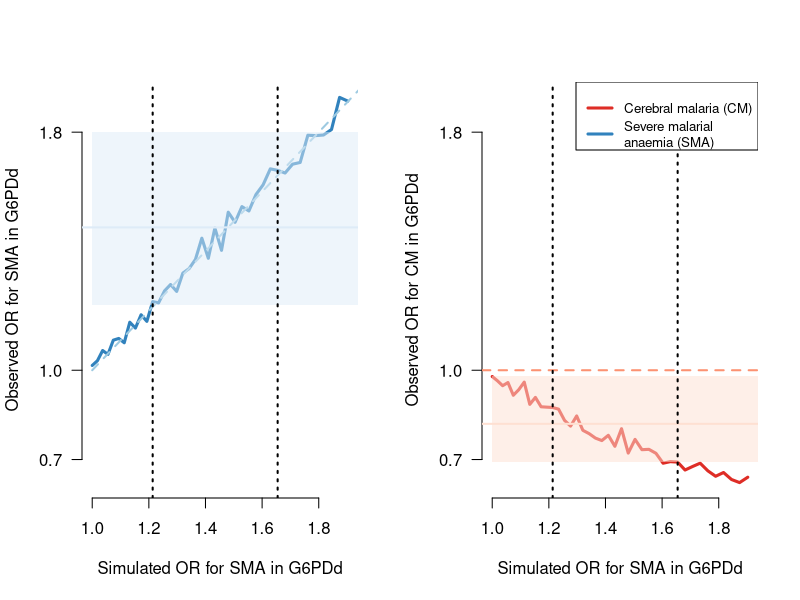

The R script that drew this image:
## ---- chunk 1
knitr::opts_chunk$set(cache = TRUE, cache.comments = FALSE, 
                      echo = TRUE, include = TRUE, 
                      fig.width = 7, fig.height = 7,
                      fig.pos = 'H', 
                      dev = 'png', dpi = 300)
## ---- chunk 2
require(RColorBrewer)
## ---- chunk 3
# The `free' parameter:
# The Probability of being anaemic if you are G6PD deficient
P_anaemia_def = 0.3 

# These are taken from Clark
P_anaemia = 0.24 # the overall (marginal) probability of being anaemic in Clark data
P_G6PDdef = 0.15 # the probability of being deficient
P_coma = 0.34 # the overall (marginal) probability of having coma in Clark data

# We solve the equation to work out the Probability of being anaemic if you are G6PD normal
# This is dependent on the previous probabilities (simple algebra)
P_anaemia_norm = (P_anaemia - P_G6PDdef*P_anaemia_def)/(1-P_G6PDdef)
writeLines(paste('Probability of anaemia if G6PD normal:',round(P_anaemia_norm,2)))
writeLines(paste('Probability of anaemia if G6PD deficient:',P_anaemia_def))
## ---- chunk 4
# The number of malaria patients
N = 10^4
# We assume that G6PD status and Coma status are independent
G6PDstatus = sample(c('Normal','Def'), size = N, replace = T, prob = c(1-P_G6PDdef, P_G6PDdef))
Comastatus = sample(c('No Coma','Coma'), size = N, replace = T, prob = c(1-P_coma, P_coma))
# Generate anaemia status dependent on G6PD status
Anaemiastatus = unlist(sapply(G6PDstatus, function(x){
  if(x=='Normal') {
    y=sample(x = c('No Anaemia','Anaemia'), size = 1, 
             replace = T, prob = c(1-P_anaemia_norm,P_anaemia_norm))
  } 
  if(x=='Def') {
    y=sample(x = c('No Anaemia','Anaemia'), size = 1, 
             replace = T, prob = c(1-P_anaemia_def,P_anaemia_def))
  }
  return(y)}
))
## ---- chunk 5
study_patients = which(Comastatus=='Coma' | Anaemiastatus == 'Anaemia')
Study_dat = data.frame(Coma = Comastatus[study_patients],
                       G6PD = G6PDstatus[study_patients],
                       Anaemia = Anaemiastatus[study_patients])
Nstudy = nrow(Study_dat)
writeLines(paste('This selects:', round(100*Nstudy/N),'% of individuals'))
## ---- chunk 6
writeLines('Overall we see (%):')
round(100*table(Study_dat$G6PD)/Nstudy)
## ---- chunk 7
writeLines('\nIn the G6PD normal group we see (%):')
round(100*table(Study_dat$Coma[Study_dat$G6PD == 'Normal'])/sum(Study_dat$G6PD == 'Normal'))
writeLines('\nIn the G6PD deficient group we see (%):')
round(100*table(Study_dat$Coma[Study_dat$G6PD == 'Def'])/sum(Study_dat$G6PD == 'Def'))
## ---- chunk 8
O1 = sum(Study_dat$Coma=='Coma' & Study_dat$G6PD=='Normal')/sum(Study_dat$Coma=='No Coma' & Study_dat$G6PD=='Normal')
O2 = sum(Study_dat$Coma=='Coma' & Study_dat$G6PD=='Def')/sum(Study_dat$Coma=='No Coma' & Study_dat$G6PD=='Def')
O2/O1
## ---- chunk 9
writeLines('\nIn the G6PD normal group we see (%):')
round(100*table(Study_dat$Anaemia[Study_dat$G6PD == 'Normal'])/sum(Study_dat$G6PD == 'Normal'))
writeLines(paste('\nThe true proportions are (%):', 
                 round(100*P_anaemia_norm),'and', round(100*(1-P_anaemia_norm)) ))
## ---- chunk 10
writeLines('\nIn the G6PD deficient group we see (%):')
round(100*table(Study_dat$Anaemia[Study_dat$G6PD == 'Def'])/sum(Study_dat$G6PD == 'Def'))
writeLines(paste('\nThe true proportions are (%):', 
                 round(100*P_anaemia_def),'and', round(100*(1-P_anaemia_def)) ))
## ---- chunk 11
O1 = sum(Study_dat$Anaemia=='Anaemia' & Study_dat$G6PD=='Normal')/sum(Study_dat$Anaemia=='No Anaemia' & Study_dat$G6PD=='Normal')
O2 = sum(Study_dat$Anaemia=='Anaemia' & Study_dat$G6PD=='Def')/sum(Study_dat$Anaemia=='No Anaemia' & Study_dat$G6PD=='Def')
O2/O1
## ---- chunk 12
# The number of malaria patients
N = 10^5
PIs = seq(P_anaemia, 0.35, length.out = 40)
ORcoma = ORanaemia = array(dim=length(PIs))
TrueOR_anaemia = array(dim=length(PIs))
for(i in 1:length(PIs)){
  P_anaemia_def = PIs[i] 
  P_anaemia_norm = (P_anaemia - P_G6PDdef*P_anaemia_def)/(1-P_G6PDdef)
  
  # We assume that G6PD status and Coma status are independent
  G6PDstatus = sample(c('Normal','Def'), size = N, replace = T, 
                      prob = c(1-P_G6PDdef, P_G6PDdef))
  Comastatus = sample(c('No Coma','Coma'), size = N, replace = T, 
                      prob = c(1-P_coma, P_coma))
  # Generate anaemia status dependent on G6PD status
  Anaemiastatus = unlist(sapply(G6PDstatus, function(x){
    if(x=='Normal') {
      y=sample(x = c('No Anaemia','Anaemia'), size = 1, 
               replace = T, prob = c(1-P_anaemia_norm,P_anaemia_norm))
    } 
    if(x=='Def') {
      y=sample(x = c('No Anaemia','Anaemia'), size = 1, 
               replace = T, prob = c(1-P_anaemia_def,P_anaemia_def))
    }
    return(y)}
  ))
  study_patients = which(Comastatus=='Coma' | Anaemiastatus == 'Anaemia')
  Study_dat = data.frame(Coma = Comastatus[study_patients],
                         G6PD = G6PDstatus[study_patients],
                         Anaemia = Anaemiastatus[study_patients])
  Study_dat$Coma = as.factor(Study_dat$Coma)
  Study_dat$G6PD = as.factor(Study_dat$G6PD)
  Study_dat$Anaemia = as.factor(Study_dat$Anaemia)
  mod = glm(Coma ~ G6PD, data = Study_dat, family = 'binomial')
  summary(mod)
  # odds ratio for coma
  O1 = sum(Study_dat$Coma=='Coma' & Study_dat$G6PD=='Normal')/sum(Study_dat$Coma=='No Coma' & Study_dat$G6PD=='Normal')
  O2 = sum(Study_dat$Coma=='Coma' & Study_dat$G6PD=='Def')/sum(Study_dat$Coma=='No Coma' & Study_dat$G6PD=='Def')
  ORcoma[i] = O2/O1
  
  # odds ratio for anaemia
  O1 = sum(Study_dat$Anaemia=='Anaemia' & Study_dat$G6PD=='Normal')/sum(Study_dat$Anaemia=='No Anaemia' & Study_dat$G6PD=='Normal')
  O2 = sum(Study_dat$Anaemia=='Anaemia' & Study_dat$G6PD=='Def')/sum(Study_dat$Anaemia=='No Anaemia' & Study_dat$G6PD=='Def')
  O2/O1
  ORanaemia[i] = O2/O1
  
  TrueOR_anaemia[i] = (P_anaemia_def/(1-P_anaemia_def))/(P_anaemia_norm/(1-P_anaemia_norm))
}
## ---- chunk 13
addalpha <- function(colors, alpha=0.5) {
  r <- col2rgb(colors, alpha=T)
  # Apply alpha
  r[4,] <- alpha*255
  r <- r/255.0
  return(rgb(r[1,], r[2,], r[3,], r[4,]))
}
bluecols = brewer.pal(3, 'Blues')
redcols = brewer.pal(3, 'Reds')

reportcols = brewer.pal(3, 'Accent')
par(las = 1, bty='n', mfrow=c(1,2))
# Plot for coma first
plot(TrueOR_anaemia, ORanaemia, 
     xlab = 'Simulated OR for SMA in G6PDd',
     type='l', lwd=3, col =bluecols[3], 
     ylab='Observed OR for SMA in G6PDd', 
     ylim = range(c(ORcoma,ORanaemia)), yaxt='n')
lines(c(1,10),c(1,10), lwd=2, lty=2, col=bluecols[2])
axis(2, at = c(0.7, 1, 1.8))
abline(h = 1.48, col= bluecols[1], lwd=2, lty=1)
polygon(c(1,2,2,1),c(1.22,1.22,1.8,1.8),
        col=addalpha(bluecols[1]), border = NA)
ind = which(ORanaemia>1.22 & ORanaemia<1.8 & ORcoma > 0.69 & ORcoma <0.98)
xs = range(TrueOR_anaemia[ind])
abline(v = xs, lty=3, lwd=2)
############
plot(TrueOR_anaemia, ORcoma,lwd=3, col =redcols[3],
     xlab = 'Simulated OR for SMA in G6PDd',
     type='l', 
     ylab='Observed OR for CM in G6PDd', 
     ylim = range(c(ORcoma,ORanaemia)), yaxt='n')
axis(2, at = c(0.7, 1, 1.8))
abline(h = 1, col = redcols[2], lty=2, lwd =2)
abline(h = c(0.82), col= redcols[1], lwd=2, lty=1)
polygon(c(1,2,2,1),c(0.69,0.69,0.98,0.98),
        col=addalpha(redcols[1]), border = NA)
abline(v = xs, lty=3, lwd=2)
legend('topright', col=c(redcols[3],bluecols[3]), 
       legend = c('Cerebral malaria (CM)','Severe malarial\nanaemia (SMA)'),
       lwd=3, lty=1, cex=.8)
